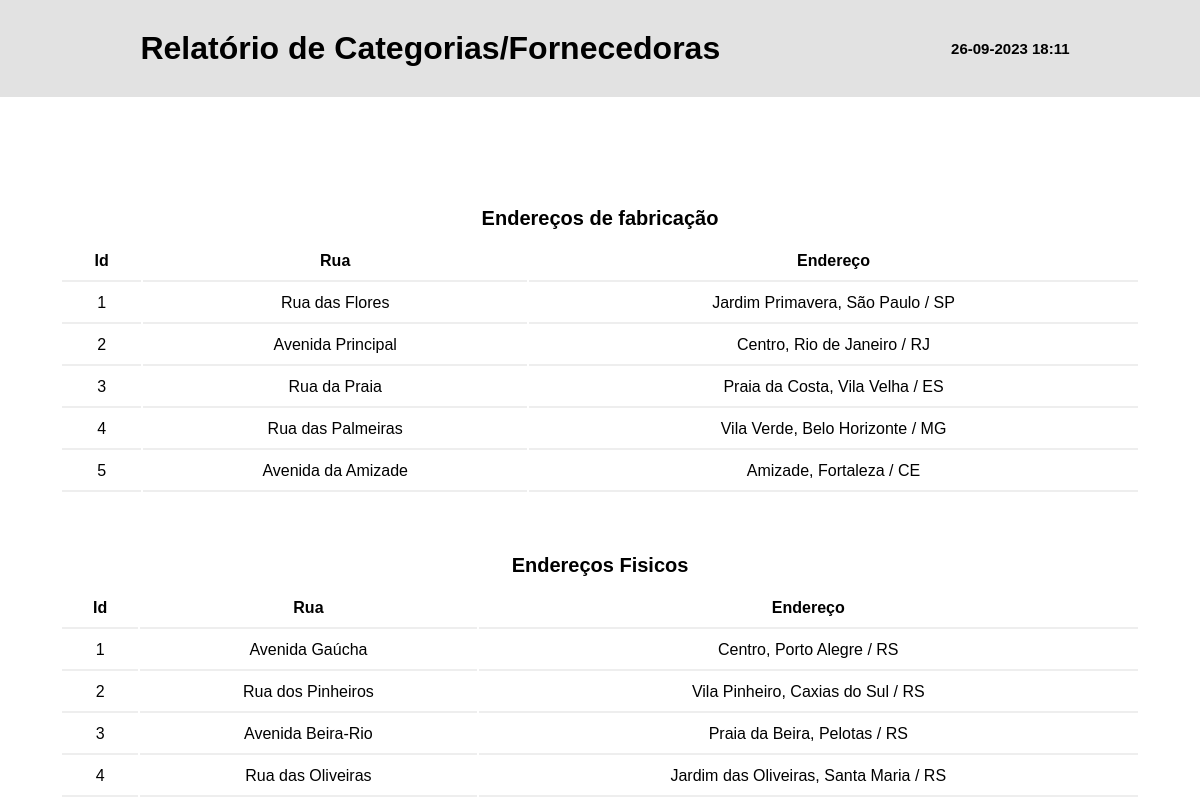
Page /crud/relatorios/relatorioEnderecos.php on the committed database.
### tables this page shows
CREATE TABLE EnderecoFabri(
	idEnderecoFabri INT AUTO_INCREMENT PRIMARY KEY,
	rua VARCHAR(50),
	bairro VARCHAR(50),
	cidade VARCHAR(50),
	estado VARCHAR(50)
);

CREATE TABLE EnderecoFisico(
	idEnderecoFisico INT AUTO_INCREMENT PRIMARY KEY,
	rua VARCHAR(50),
	bairro VARCHAR(50),
	cidade VARCHAR(50),
	estado VARCHAR(50)
);

### crud/relatorios/relatorioEnderecos.php (the view, shortened to what this page needs)
<?php
include('../conexao.php');
$dataAtual = date('d-m-Y H:i');
?>
<!DOCTYPE html>
<html lang="pt-br">
<head>
    <link rel="stylesheet" href="../../index.css">
    <link rel="stylesheet" href="../../relatorio.css">
</head>
<body>
<header class="headerPdf">
    <h1 class="tituloPdf">Relatório de Categorias/Fornecedoras</h1>
    <h3><?php echo $dataAtual ?></h3>
</header>
<main class="main">
    <h1 style="font-size: 20px">Endereços de fabricação</h1>
    <table class="ler-tabela tabelaRelatorio">
        <thead>
        <tr>
            <th>Id</th>
            <th>Rua</th>
            <th>Endereço</th>
        </tr>
        </thead>
        <tbody>
        <?php
            $sqlFabri = "CALL listarEnderecosFabri()";
            $resultFabri = $conn->query($sqlFabri);
            while ($row = mysqli_fetch_array($resultFabri)) {
        ?>
                  <tr class="linhaTabela">
                     <td><?php echo $row['idEnderecoFabri'] ?></td>
                     <td><?php echo $row['rua'] ?></td>
                     <td><?php echo $row['bairro'].', '.$row['cidade'].' / '.$row['estado']?></td>
                  </tr>
        <?php
            }
            $conn->next_result();
        ?>
        </tbody>
    </table>
    <h1 style="font-size: 20px; margin-top: 50px;">Endereços Fisicos</h1>
    <table class="ler-tabela tabelaRelatorio">
        <thead>
        <tr>
            <th>Id</th>
            <th>Rua</th>
            <th>Endereço</th>
        </tr>
        </thead>
        <tbody>
        <?php
        $resultFisico = $conn->query("CALL listarEnderecosFisicos()");
        while ($row = $resultFisico->fetch_array()) {
            ?>
            <tr class="linhaTabela">
                <td><?php echo $row['idEnderecoFisico'] ?></td>
                <td><?php echo $row['rua'] ?></td>
                <td><?php echo $row['bairro'].', '.$row['cidade'].' / '.$row['estado']?></td>
            </tr>
        <?php
        }
        ?>
        </tbody>
    </table>
</main>
</body>
</html>

### index.css (style rules this page uses)
* { box-sizing: border-box; margin: 0; padding: 0; font-family: 'Lucida Sans', 'Lucida Sans Regular', 'Lucida Grande', 'Lucida Sans Unicode', Geneva, Verdana, sans-serif; }
h1 { display: flex; padding: 10px; align-items: center; justify-content: center; }
header { display: flex; padding: 20px; background: rgb(226, 226, 226); align-items: center; justify-content: center; }
main { display: flex; flex-direction: column; align-items: center; width: 80%; margin: auto; margin-top: 100px; }
table { text-align: center; margin: auto; width: 80%; }
table th, td, tr { margin: 0px; border-bottom: 2px solid #eee; padding: 10px; }
table { width: 90%; }

### relatorio.css (style rules this page uses)
.headerPdf { justify-content: space-around; }
table { width: 100%; }
main { width: 100%; }
.tabelaRelatorio { width: 90%; }
h3 { font-size: 15px; }

### rows in the picture
enderecofabri: idEnderecoFabri "1", rua "Rua das Flores", bairro "Jardim Primavera", cidade "São Paulo", estado "SP"
enderecofabri: idEnderecoFabri "2", rua "Avenida Principal", bairro "Centro", cidade "Rio de Janeiro", estado "RJ"
enderecofabri: idEnderecoFabri "3", rua "Rua da Praia", bairro "Praia da Costa", cidade "Vila Velha", estado "ES"
enderecofabri: idEnderecoFabri "4", rua "Rua das Palmeiras", bairro "Vila Verde", cidade "Belo Horizonte", estado "MG"
enderecofabri: idEnderecoFabri "5", rua "Avenida da Amizade", bairro "Amizade", cidade "Fortaleza", estado "CE"
enderecofisico: idEnderecoFisico "1", rua "Avenida Gaúcha", bairro "Centro", cidade "Porto Alegre", estado "RS"
enderecofisico: idEnderecoFisico "2", rua "Rua dos Pinheiros", bairro "Vila Pinheiro", cidade "Caxias do Sul", estado "RS"
enderecofisico: idEnderecoFisico "3", rua "Avenida Beira-Rio", bairro "Praia da Beira", cidade "Pelotas", estado "RS"
enderecofisico: idEnderecoFisico "4", rua "Rua das Oliveiras", bairro "Jardim das Oliveiras", cidade "Santa Maria", estado "RS"
